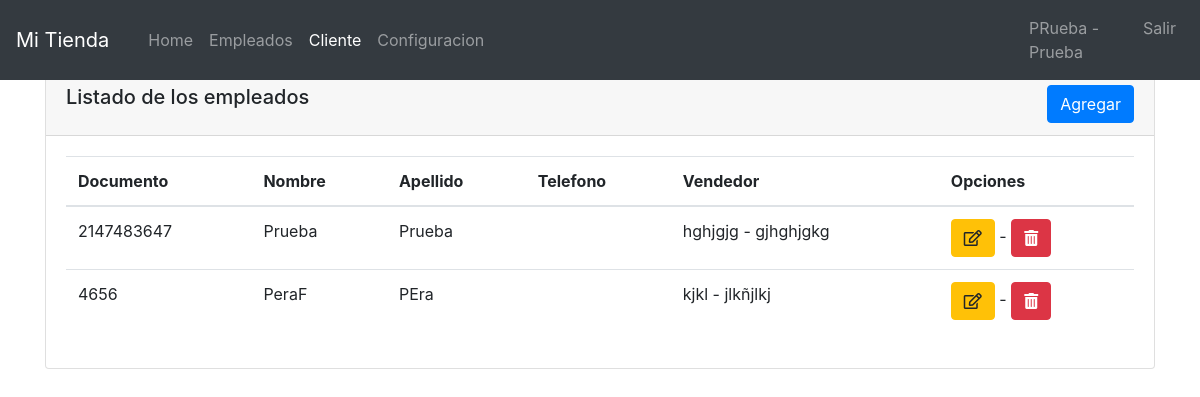
The app's page /view/admin/cliente.php (signed in), older data.
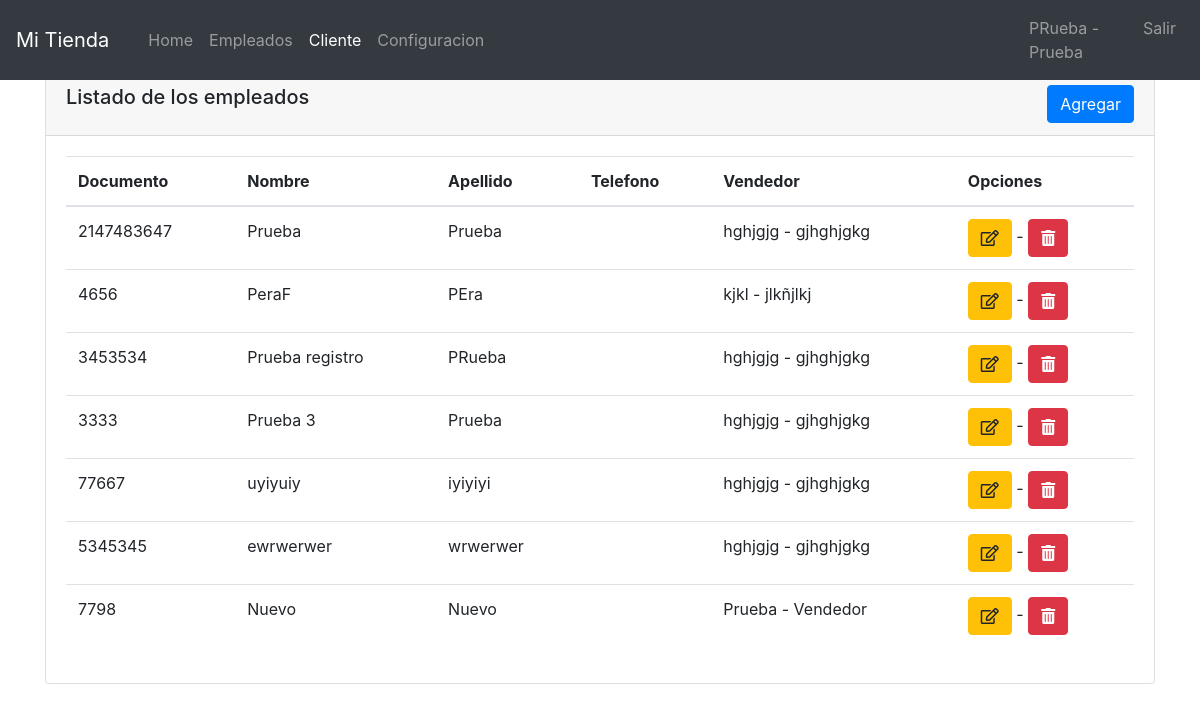
The same page, newer data.
### tables this page shows
CREATE TABLE `cliente` (
  `id` int(11) NOT NULL,
  `nombre` varchar(250) NOT NULL,
  `apellido` varchar(250) NOT NULL,
  `documento` int(12) NOT NULL,
  `vendedor` int(11) NOT NULL
);

CREATE TABLE `empleado` (
  `id` int(11) NOT NULL,
  `documento` int(12) NOT NULL,
  `nombre` varchar(250) NOT NULL,
  `apellido` varchar(250) NOT NULL,
  `direccion` varchar(250) NOT NULL,
  `telefono` varchar(250) NOT NULL,
  `rol` int(11) NOT NULL,
  `usuario` varchar(250) NOT NULL,
  `contrasena` varchar(250) NOT NULL
);

### controller/AuthController.php (called while the page is built, shortened)
<?php
include "C:\\xampp\\htdocs\\proyect_ec\\connection/ConexionMySQLPHP.php";
class AuthController
{
    private $con;
    public function __construct()
    {
        $conexion = new ConexionMySQLPHP("localhost", "proyecto", "root", "");
        $this->con = $conexion->getConexion();
    }
    public function getConexion()
    {
        return $this->con;
    }
}

### connection/ConexionMySQLPHP.php (called while the page is built, shortened)
<?php
        class ConexionMySQLPHP {
		private $host ;
		private $baseDatos;
		private $usuario;
		private $password;
		private $conexion;
        public function __construct($host, $baseDatos,$usuario,$password) {
        	$this->host = $host;
        	$this->baseDatos = $baseDatos;
        	$this->usuario = $usuario;
        	$this->password = $password;
        }
        public function getConexion() {
        	try {
        		$this->conexion = new PDO("mysql:host=".$this->host.
                                ";dbname=".$this->baseDatos,
                                $this->usuario,
                                $this->password
                                );
            } catch (PDOException $exception) {
            	echo "Error de conexión ". $exception->getMessage();
            }
        	return $this->conexion;
        }
	}
 ?>

### controller/AdminController.php (called while the page is built, shortened)
<?php
include "C:\\xampp\\htdocs\\proyect_ec\\controller/AuthController.php";
class AdminController
{
    private $con;
    public function __construct()
    {
        $this->auth = new AuthController();
        $this->con = $this->auth->getConexion();
    }
    public function getTableCliente()
    {
        $query = "SELECT cliente.id AS ID, cliente.telefono AS TEL, cliente.nombre AS NOM,  cliente.apellido AS APE, cliente.documento AS DOC, empleado.nombre AS NOMV, empleado.apellido AS APEV FROM cliente INNER JOIN	empleado	ON cliente.vendedor = empleado.id";
        $stmt = $this->con->prepare($query);
        $stmt->execute();
        return $stmt;
    }
}

### view/admin/cliente.php (the view, shortened to what the changed rows need)
<?php
include '../../controller/AdminController.php';
$controller = new AdminController();
$cliente = $controller->getTableCliente()->fetchAll();
?>
<!DOCTYPE html>
<html lang="en">
<head>
    <link rel="stylesheet" href="../../assets/css/normalize.css">
    <link rel="stylesheet" href="../../assets/css/bootstrap/bootstrap.min.css">
    <link rel="stylesheet" href="../../assets/css/datatables.min.css">
    <link rel="stylesheet" href="../../assets/css/dataTables.bootstrap4.min.css">
    <link rel="stylesheet" href="../../assets/css/all.css">
    <link rel="stylesheet" href="../../assets/css/styles_admin.css">
</head>
<body>
    <div class="container">
        <div class="card">
            <div class="card-body">
                <table id="tabled" class="table table-default display">
                    <thead>
                        <tr>
                            <th>Documento</th>
                            <th>Nombre</th>
                            <th>Apellido</th>
                            <th>Telefono</th>
                            <th>Vendedor</th>
                            <th>Opciones</th>
                        </tr>
                    </thead>
                    <tbody>
                        <?php
                            foreach($cliente as $p){
                                echo '<tr>';
                                    echo '<td>' .$p['DOC'].'</td>';
                                    echo '<td>' .$p['NOM'].'</td>';
                                    echo '<td>' .$p['APE'].'</td>';
                                    echo '<td>' .$p['TEL'].'</td>';
                                    echo '<td>' .$p['NOMV'].' - '.$p['APEV'] .'</td>';
                        ?>
                                    <td>
                                    <a href="#" onclick="btn_cli_up('<?php echo $p['ID'];?>')" class="btn btn-warning"><i class="far fa-edit"></i></a>
                                    -
                                    <a href="#" onclick="btn_cli_del('<?php echo $p['ID'];?>')" class="btn btn-danger"><i class="fas fa-trash-alt"></i></a>
                                    </td>
                        <?php
                                echo '</tr>';
                            }
                        ?>
                    </tbody>
                </table>
            </div>
        </div>
    </div>
</body>
</html>

Row changes from the older to the newer data that the page shows:
added cliente: documento "3453534", nombre "Prueba registro", apellido "PRueba", empleado.nombre "hghjgjg", empleado.apellido "gjhghjgkg"
added cliente: documento "3333", nombre "Prueba 3", apellido "Prueba", empleado.nombre "hghjgjg", empleado.apellido "gjhghjgkg"
added cliente: documento "77667", nombre "uyiyuiy", apellido "iyiyiyi", empleado.nombre "hghjgjg", empleado.apellido "gjhghjgkg"
added cliente: documento "5345345", nombre "ewrwerwer", apellido "wrwerwer", empleado.nombre "hghjgjg", empleado.apellido "gjhghjgkg"
added cliente: documento "7798", nombre "Nuevo", apellido "Nuevo", empleado.nombre "Prueba", empleado.apellido "Vendedor"
